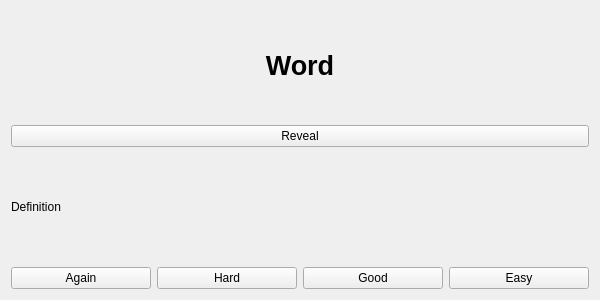
<?xml version="1.0" encoding="UTF-8"?>
<ui version="4.0">
 <class>StudyWindow</class>
 <widget class="QWidget" name="StudyWindow">
  <property name="geometry">
   <rect>
    <x>0</x>
    <y>0</y>
    <width>600</width>
    <height>300</height>
   </rect>
  </property>
  <layout class="QVBoxLayout" name="verticalLayout">
   <item>
    <widget class="QLabel" name="wordLabel">
     <property name="text">
      <string>Word</string>
     </property>
     <property name="alignment">
      <set>Qt::AlignCenter</set>
     </property>
     <property name="styleSheet">
      <string>font-size: 20pt; font-weight: bold;</string>
     </property>
    </widget>
   </item>
   <item>
    <widget class="QPushButton" name="revealButton">
     <property name="text">
      <string>Reveal</string>
     </property>
    </widget>
   </item>
   <item>
    <widget class="QLabel" name="definitionLabel">
     <property name="text">
      <string>Definition</string>
     </property>
     <property name="wordWrap">
      <bool>true</bool>
     </property>
     <property name="visible">
      <bool>false</bool>
     </property>
    </widget>
   </item>
   <item>
    <layout class="QHBoxLayout" name="buttonLayout">
     <item>
      <widget class="QPushButton" name="againButton">
       <property name="text">
        <string>Again</string>
       </property>
      </widget>
     </item>
     <item>
      <widget class="QPushButton" name="hardButton">
       <property name="text">
        <string>Hard</string>
       </property>
      </widget>
     </item>
     <item>
      <widget class="QPushButton" name="goodButton">
       <property name="text">
        <string>Good</string>
       </property>
      </widget>
     </item>
     <item>
      <widget class="QPushButton" name="easyButton">
       <property name="text">
        <string>Easy</string>
       </property>
      </widget>
     </item>
    </layout>
   </item>
  </layout>
 </widget>
 <resources/>
 <connections/>
</ui>
